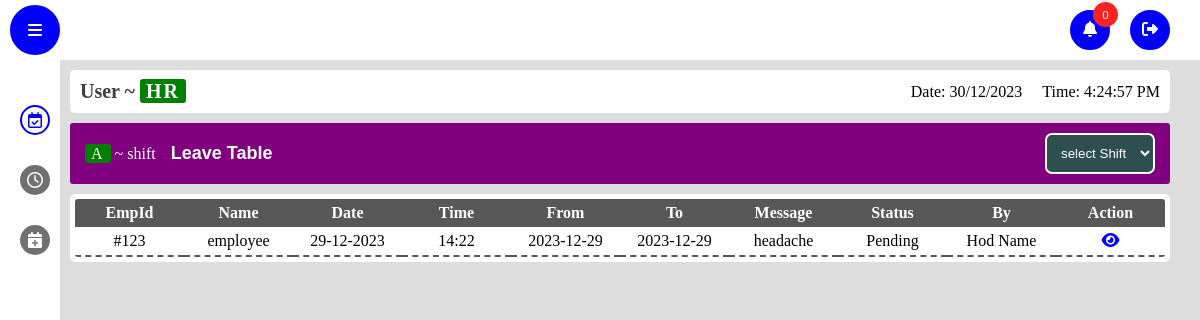
Page /leave_req_table (signed in) on the earlier database version.
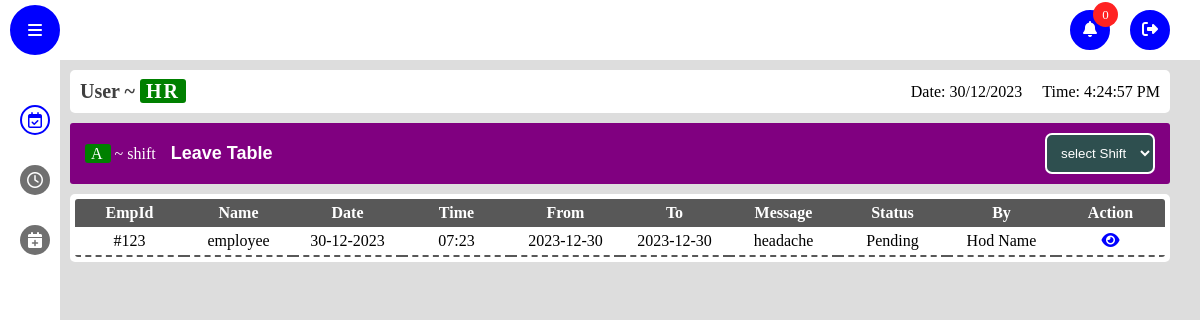
Same page on the later database version.
### app/models.py (models this page shows)
class leave(db.Model, UserMixin):
    id = db.Column(db.Integer, primary_key=True)
    emp_id = db.Column(db.Integer)
    emp_name = db.Column(db.String(150), nullable=False)
    reason = db.Column(db.String(150), nullable=False)
    from_time = db.Column(db.String(150), nullable=False)
    to_time = db.Column(db.String(150), nullable=False)
    status = db.Column(db.String(150), default='Pending')
    approved_by = db.Column(db.String(150), default='Pending')
    hr_approval = db.Column(db.String(150), default='Pending')
    date = db.Column(db.DateTime(timezone=True), default=func.now())

### app/views.py (the view)
@views.route("/leave_req_table")
@login_required
def leave_req_table():
    permission_details=leave.query.order_by(leave.date).all()
    return render_template("req_table.html",permission=permission_details,permission_type='Leave')

### app/templates/req_table.html (shortened to what this page needs)
<!DOCTYPE html>
<html lang="en">
  <head>
    <link rel="stylesheet" href="static/css/style.css" />
    <link rel="stylesheet" href="static/css/attendance.css" />
    <link
      rel="stylesheet"
      href="https://cdnjs.cloudflare.com/ajax/libs/font-awesome/5.15.4/css/all.min.css"
    />
    <link
      rel="stylesheet"
      href="https://cdnjs.cloudflare.com/ajax/libs/font-awesome/6.1.1/css/all.min.css"
    />
  </head>
  <body>
    <nav class="nav-bar">
      <div class="toogle-sidebar">
        <i class="fas fa-bars"></i>
      </div>
      <ul class="options">
        <li class="option">
          <div class="notification-btn">
            <span class>
              <i class="fas fa-bell"></i>
            </span>
            <div class="notify-count">
              <p class="count">0</p>
            </div>
          </div>
        </li>
        <a href="/logout" class="option logout">
          <span>
            <i class="fas fa-sign-out-alt"></i>
          </span>
        </a>
      </ul>
    </nav>
    <aside class="sidebar">
      <ul class="side-menu">
        <form class="menu-option active">
          <a href="/">
            <span class="icon">
              <i class="far fa-calendar-check"></i>
            </span>
          </a>
        </form>
        <form action="/late_req_table" class="menu-option">
          <a href="/late_req_table">
            <span class="icon">
              <i class="far fa-clock"></i>
            </span>
          </a>
        </form>
        <form action="/leave_req_table" class="menu-option">
          <a href="/leave_req_table">
            <span class="icon">
              <i class="fas fa-calendar-plus"></i>
            </span>
          </a>
        </form>
      </ul>
    </aside>
    <main class="main active">
      <header class="details-bar">
        <div class="user-details">
          <h1 class="user-role">User ~ <span class="role tag">HR</span></h1>
        </div>
        <div class="date-time-details">
          <p class="date"></p>
          <p class="time"></p>
        </div>
      </header>
      <link rel="stylesheet" href="static/css/late.css" />
      <section class="late-table-section">
        <header class="late-header">
          <div class="frame-header">
            <div class="frame-details">
              <p class="shift name"><span class="tag">A</span> ~ shift</p>
              <p class="frame-name">{{permission_type}} Table</p>
            </div>
            <div class="frame-options">
              <select name="shift" id="shift" class="tag-btn">
                <option value="">select Shift</option>
              </select>
            </div>
          </div>
        </header>
        <div class="table">
          <table>
            <thead>
              <th>EmpId</th>
              <th>Name</th>
              <th>Date</th>
              <th>Time</th>
              <th>From</th>
              <th>To</th>
              <th>Message</th>
              <th>Status</th>
              <th>By</th>
              <th>Action</th>
            </thead>
            <tbody class="{{permission_type.lower()}}-table" id="{{permission_type.lower()}}-table">
              {% for permission in permission %}
              <tr>
                <td>#{{permission.emp_id}}</td>
                <td>{{permission.emp_name}}</td>
                <td>{{permission.date.strftime('%d-%m-%Y') }}</td>
                <td>{{permission.date.strftime('%H:%M') }}</td>
                <td>{{permission.from_time}}</td>
                <td>{{permission.to_time}}</td>
                <td>{{permission.reason}}</td>
                <td>{{permission.status}}</td>
                <td>{{permission.approved_by}}</td>
                <td>
                  <a
                    href="{{ url_for('views.' + permission_type.lower() + '_req_profile',
                                     emp_id=permission.emp_id,
                                     emp_name=permission.emp_name,
                                     from_time=permission.from_time,
                                     to_time=permission.to_time,
                                     reason=permission.reason,
                                     req_id=permission.id )}}"
                    ><i class="fas fa-eye"></i
                  ></a>
                </td>
              </tr>
              {% endfor %}
            </tbody>
          </table>
        </div>
      </section>
    </main>
  </body>
</html>

### app/static/css/style.css (style rules this page uses)
* { margin: 0; padding: 0; box-sizing: border-box; }
.nav-bar { width: 100vw; position: fixed; top: 0; left: 0; right: 0; height: 60px; background: #fff; display: flex; align-items: center; justify-content: space-between; padding: 0 10px; z-index: 10; }
body { background: #ddd; }
.toogle-sidebar { width: 50px; height: 50px; background: #0000ff; color: #fff; border-radius: 50%; display: flex; align-items: center; justify-content: center; cursor: pointer; border: 2px solid #0000ff; transition: all 0.3s; }
.options { display: flex; align-items: center; gap: 20px; margin-right: 20px; position: relative; }
.option { width: 40px; height: 40px; border-radius: 50%; list-style: none; display: flex; align-items: center; justify-content: center; flex-direction: column; text-transform: capitalize; cursor: pointer; color: #fff; transition: all 0.3s; background: #0000ff; border: 2px solid #0000ff; position: relative; }
.notify-count { position: absolute; right: -10px; top: -10px; width: 25px; height: 25px; border-radius: 50%; background: rgb(255, 34, 34); display: flex; align-items: center; justify-content: center; font-size: 13px; color: #fff; }
.notification-btn { width: 100%; height: 100%; display: flex; justify-content: center; align-items: center; }
li { list-style: none; }
.sidebar { position: fixed; top: 60px; height: calc(100% - 50px); width: 60px; background: #fff; padding: 10px; z-index: 10; overflow-x: hidden; transition: all 0.5s; }
.side-menu { width: 100%; display: flex; flex-direction: column; align-items: center; gap: 10px; padding: 10px 0; position: absolute; }
.menu-option { width: 100%; display: flex; align-items: center; gap: 5px; height: 50px; border-radius: 5px; padding: 0 10px; cursor: pointer; position: relative; }
.icon { width: 30px; height: 30px; background: #707070; border-radius: 50%; display: flex; align-items: center; justify-content: center; transition: all 0.3s; color: #ffffff; position: absolute; }
.menu-option:hover, .menu-option.active { color: #0000ff; }
.menu-option:hover .icon, .menu-option.active .icon { background: #ffffff; color: #0000ff; border: 2px solid #0000ff; }
.main { width: calc(100vw - 180px); min-height: calc(100vh - 60px); position: relative; top: 60px; left: 160px; padding: 10px; z-index: 5; transition: all 0.5s; }
.main.active { width: calc(100vw - 80px); left: 60px; }
.details-bar { width: 100%; display: flex; align-items: center; justify-content: space-between; padding: 10px; background: #ffffff; border-radius: 5px; }
.date-time-details { display: flex; align-items: center; gap: 20px; }
.user-role { color: #3f3f3f; font-size: 20px; }
.tag { padding: 1px 6px; background: green; color: #ffffff; border-radius: 3px; letter-spacing: 2px; }
.user-details { backdrop-filter: blur(5px); border-radius: 5px; }

### app/static/css/attendance.css (style rules this page uses)
.frame-header { width: 100%; display: flex; align-items: center; justify-content: space-between; padding: 10px 15px; background: #800080; color: #fff; border-radius: 3px; }
.frame-details { display: flex; align-items: center; gap: 15px; }
.frame-name { font-family: sans-serif; font-weight: 700; font-size: 18px; }
td,th { min-width: 30px; text-align: center; padding: 5px 0; }
.tag-btn { padding: 10px; border-radius: 7px; border: 2px solid; background: #2E4F4F; color: #fff; cursor: pointer; transition: all .5s; outline: none; }
a { text-decoration: none; }

### app/static/css/late.css (style rules this page uses)
.table { max-width: 100%; padding: 5px; overflow-x: scroll; margin-top: 10px; background: #fff; border-radius: 5px; }
.late-table-section { margin-top: 10px; }
table { border-collapse: collapse; border-radius: 3px; overflow: hidden; width: -webkit-fill-available; }
table thead { background: #585858; color: #fff; }
td, th { min-width: 75px; }
td { border-bottom: 2px dashed #585858; }
.fas.fa-eye { color: blue; }

Differences in the rows shown:
changed leave "employee": date "29-12-2023" → "30-12-2023"; date "14:22" → "07:23"; from_time "2023-12-29" → "2023-12-30"; to_time "2023-12-29" → "2023-12-30"
